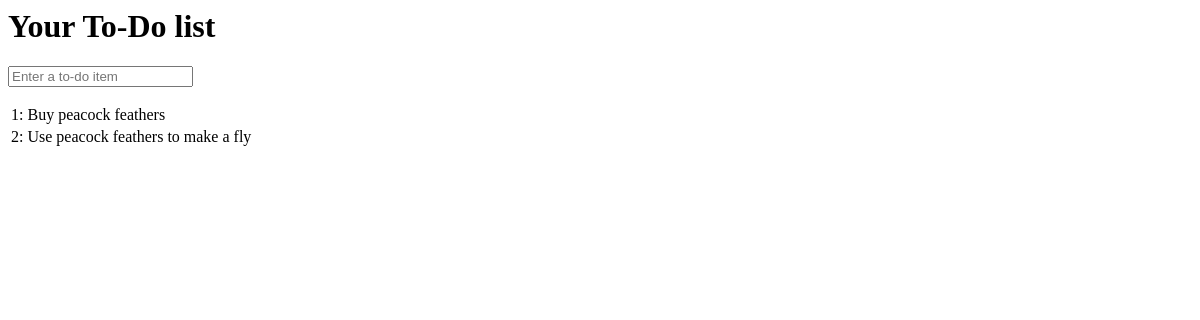
Before: /lists/the-only-list-in-the-world/ with the older database file.
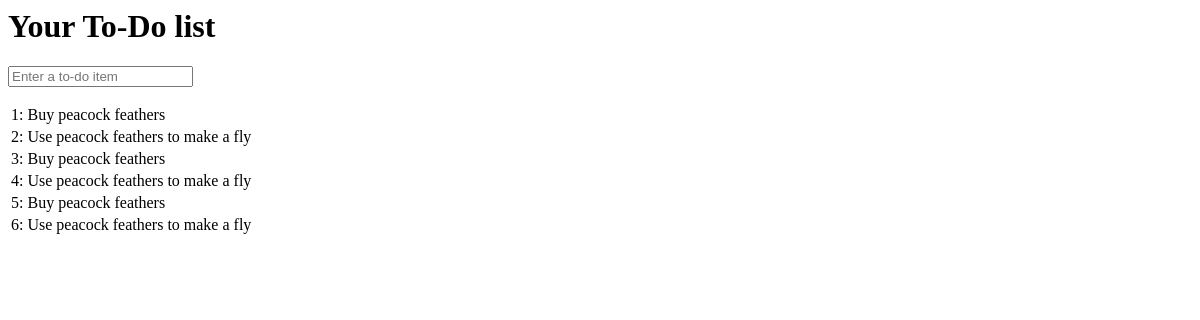
After: the same page with the newer database file.
### lists/models.py (models this page shows)
class Item(models.Model):
    text = models.TextField(default='')
    list = models.ForeignKey(List, on_delete=models.SET_NULL, null=True, blank=True)

### lists/views.py (the view)
# urls.py: url(r'^lists/the-only-list-in-the-world/$', views.view_list, name='view_list'),
def view_list(request):
    items = Item.objects.all()
    return render(request, 'list.html', {'items':items})

### lists/templates/list.html (shortened to what this page needs)
<html>
  <head>
  </head>
  <body>
      <h1>Your To-Do list</h1>
      <form method="POST" action = "/lists/new">
        <input id="id_new_item" name="item_text" placeholder="Enter a to-do item" />
      </form>
      <table id="id_list_table">
        {% for item in items %}
        <tr><td>{{ forloop.counter }}: {{ item.text }}</td></tr>
        {% endfor %}
      </table>
  </body>
</html>

Changed rows visible on the page:
added Item: text "Buy peacock feathers"
added Item: text "Use peacock feathers to make a fly"
added Item: text "Buy peacock feathers"
added Item: text "Use peacock feathers to make a fly"
